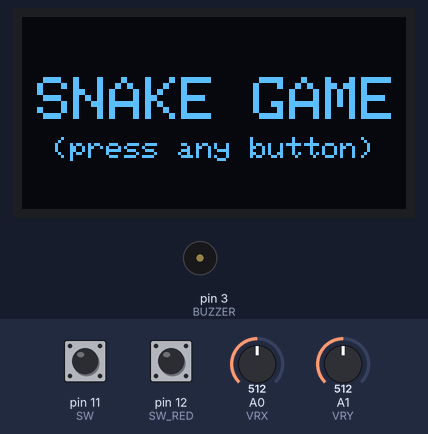
This sketch was run on a simulated Arduino Uno, built with avr-gcc and run on an emulated ATmega328P. Shown: 128×64 one-colour display, buzzer (waves = sounding, pin HIGH). Inputs (shaded band) come from the test bench; at power-on: pin 11 (SW) HIGH, pin 12 (SW_RED) HIGH, A0 (VRX) = 512, A1 (VRY) = 512. Random numbers use the default seed unless the sketch sets one; what the sketch prints to the serial monitor is not drawn.

Above: at 0.8 s.
0.9 s: pin 11 (SW) pulled LOW for 0.15 s
At 2.7 s:
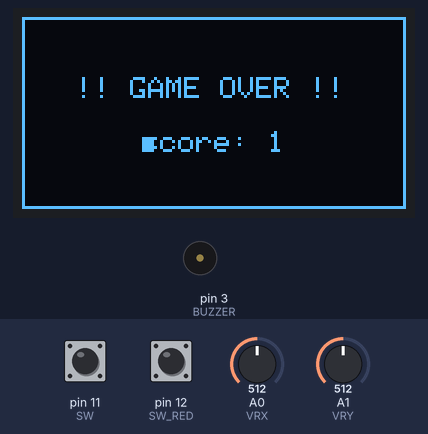
2.8 s: pin 12 (SW_RED) pulled LOW for 3.2 s
At 7.3 s:
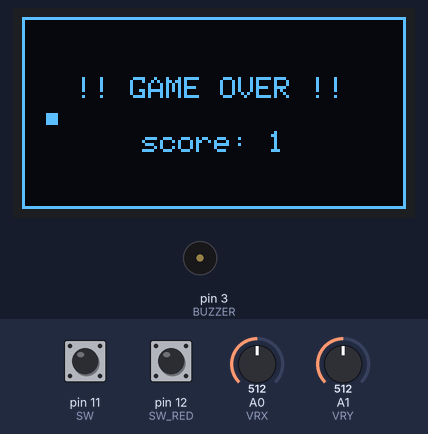
8.2 s: pin 11 (SW) pulled LOW for 1 s
At 8.31 s:
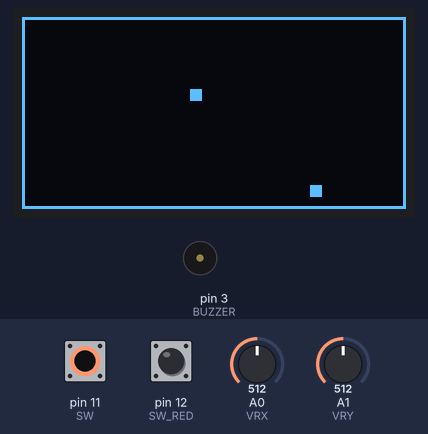
10.7 s: pin 12 (SW_RED) pulled LOW for 0.15 s
At 12.4 s:
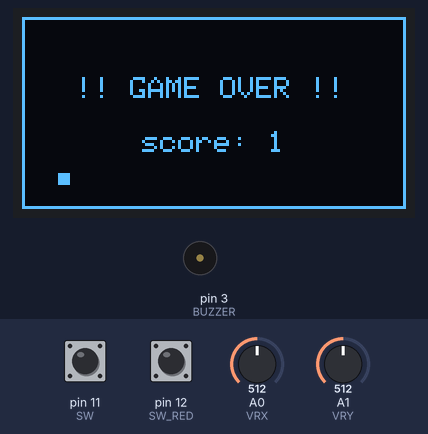
Timing chart, 0 to 13.3 s (numbered marks = the images above; inputs shaded):
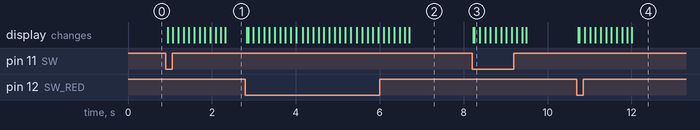

Measured:
- after the input at 0.9 s, the display: first changes after 0.05 s (image 1 shows a later state)
- after the input at 2.8 s, the display: first changes at once (image 2 shows a later state)
- after the input at 8.2 s, the display: first changes at once (image 3 shows a later state)
- after the input at 10.7 s, the display: first changes at once (image 4 shows a later state)

The sketch:

snake_game.ino
```cpp
#include <SPI.h>
#include <Wire.h>
#include <Adafruit_GFX.h>
#include <Adafruit_SSD1306.h>

#define SCREEN_WIDTH 128
#define SCREEN_HEIGHT 64
#define BLOCK_SIZE 4
#define rows 32 // SCREEN_WIDTH / BLOCK_SIZE
#define cols 16 // SCREEN_HEIGHT / BLOCK_SIZE

#define MAX_SNAKE_SIZE 50 // Assuming only of size 50 - low memory
#define SNAKE_SPEED 10
#define BUZZER_FREQ 300
#define BUZZER_DUR 50


// Declaration for an SSD1306 display connected to I2C (SDA, SCL pins)
Adafruit_SSD1306 display(SCREEN_WIDTH, SCREEN_HEIGHT, &Wire, -1);


// pins
const int VRX = A0;
const int VRY = A1;
const uint8_t SW = 11, SW_RED = 12, BUZZER = 3;
// pin values
uint8_t sw_val = 1, sw_red_val = 1;
int vrx_val, vry_val;


// snake head
uint8_t snake_x = BLOCK_SIZE * 12;
uint8_t snake_y = BLOCK_SIZE * 6;
// snake body
uint8_t snake_body[MAX_SNAKE_SIZE][2];
uint8_t snake_length = 1;
// snake moving directions
struct{
  const uint8_t LEFT = 0, UP= 1, RIGHT = 2, DOWN = 3;
} Direction;
// current snake direction
uint8_t dir = Direction.RIGHT;


// food
uint8_t food_x = BLOCK_SIZE * 10, food_y = BLOCK_SIZE * 10;
int8_t velocity_x = 0, velocity_y= 0;


// game over
bool game_over = false;


// time
unsigned long diff, current_time, prev_time = millis();


// temporary variable
int tmp;


void setup() {
  Serial.begin(115200);
  pinMode(SW, INPUT_PULLUP);
  pinMode(SW_RED, INPUT_PULLUP);
  pinMode(BUZZER, OUTPUT);

  if(!display.begin(SSD1306_SWITCHCAPVCC, 0x3C)) { // Address 0x3D for 128x64
    Serial.println(F("SSD1306 allocation failed"));
    for(;;);
  }

  // wellcome screen
  while(true) {
    wellcome_screen();
    read_all_inputs();
    if(sw_val == 0 || sw_red_val == 0) break;
  }
}


void loop() {

  // consistent frames and snake speed
  current_time = millis();
  diff = current_time - prev_time;
  prev_time = current_time;
  tmp = int(1000/SNAKE_SPEED);
  if(diff < tmp) {
    delay(tmp - diff);
  }

  // game over logic and restarting
  if(game_over) {
    while(true) {
      gameover_screen();
      read_all_inputs();
      // restart with button press
      if(sw_val == 0 || sw_red_val == 0) {
        game_over = false;
        snake_length = 1;
        snake_x = BLOCK_SIZE * 12;
        snake_y = BLOCK_SIZE * 6;
        dir = Direction.RIGHT;
        velocity_x = 1;
        velocity_y = 0;
        new_food_position();
        break;
      }
    }
  }

  // inputs
  read_all_inputs();
  dir = get_direction();

  // update
  update();

  // render
  render();
}


// read inputs of all pins
void read_all_inputs() {
  sw_val = digitalRead(SW);
  sw_red_val = digitalRead(SW_RED);
  vrx_val = analogRead(VRX);
  vry_val = analogRead(VRY);
}


void update() {

  // snake head move
  snake_x += velocity_x * BLOCK_SIZE;
  snake_y += velocity_y * BLOCK_SIZE;

  // snake eats food
  if(snake_x == food_x && snake_y == food_y) {
    snake_body[snake_length][0] = food_x;
    snake_body[snake_length][1] = food_y;
    new_food_position();
    snake_length++;
    // play buzzer
    tone(BUZZER, BUZZER_FREQ, BUZZER_DUR);
  }

  // change direction
  if(dir == Direction.UP&& velocity_y != 1) {
    velocity_x = 0;
    velocity_y = -1;
  } else if(dir == Direction.DOWN && velocity_y != -1) {
    velocity_x = 0;
    velocity_y = 1;
  } else if(dir == Direction.LEFT && velocity_x != 1) {
    velocity_x = -1;
    velocity_y = 0;
  } else if(dir == Direction.RIGHT && velocity_x != -1) {
    velocity_x = 1;
    velocity_y = 0;
  }

  // snake body move
  for(int8_t i = snake_length - 1; i > 0; i--) {
    snake_body[i][0] = snake_body[i-1][0];
    snake_body[i][1] = snake_body[i-1][1];
  }
  snake_body[0][0] = snake_x;
  snake_body[0][1] = snake_y;


  // game over condition
  if(snake_x >= rows*BLOCK_SIZE || snake_x <= 0 || snake_y >= cols*BLOCK_SIZE || snake_y <= 0) {
    game_over = true;
  }
  for(uint8_t i=0; i < snake_length; i++) {
    if(i == 0) continue;
    if(snake_body[i][0] == snake_x && snake_body[i][1] == snake_y) game_over = true;
  }
}


void render() {
  display.clearDisplay();
  // border
  display.drawRect(0, 0, SCREEN_WIDTH, SCREEN_HEIGHT, WHITE);
  // food
  display.fillRect(food_x, food_y, BLOCK_SIZE, BLOCK_SIZE, WHITE);
  // snake
  draw_snake();
  display.display();
}


void draw_snake() {
  for(uint8_t i = 0; i < snake_length; i++) {
    display.fillRect(snake_body[i][0], snake_body[i][1], BLOCK_SIZE, BLOCK_SIZE, WHITE);
  }
}


void new_food_position() {
  food_x = random(0, rows) * BLOCK_SIZE;
  food_y = random(0, cols) * BLOCK_SIZE;
  for(uint8_t i=0; i < snake_length; i++) {
    if(snake_body[i][0] == food_x && snake_body[i][1] == food_y) new_food_position();
  }
}


// current direction input from joystick
uint8_t get_direction() {
  if(vry_val < 400 && vrx_val > 400) return Direction.LEFT;
  if(vrx_val > 700 && vry_val < 700) return Direction.UP;
  if(vry_val > 700 && vrx_val < 700) return Direction.RIGHT;
  if(vrx_val < 400 && vry_val > 400) return Direction.DOWN;
  return dir;
}


void wellcome_screen() {
  display.clearDisplay();
  display.setTextColor(WHITE);
  display.setTextSize(2);
  display.setCursor(5, 20);
  display.print("SNAKE GAME");

  display.setCursor(10, 40);
  display.setTextSize(1);
  display.print("(press any button)");
  display.display();
}


void gameover_screen() {
  display.setTextColor(WHITE);
  display.setTextSize(1);
  display.setCursor(18, 20);
  display.print("!! GAME OVER !!");

  display.setTextSize(1);
  display.setCursor(40, 38);
  Serial.print(snake_length);
  display.print("score: " + String(snake_length));
  display.display();
}
```
